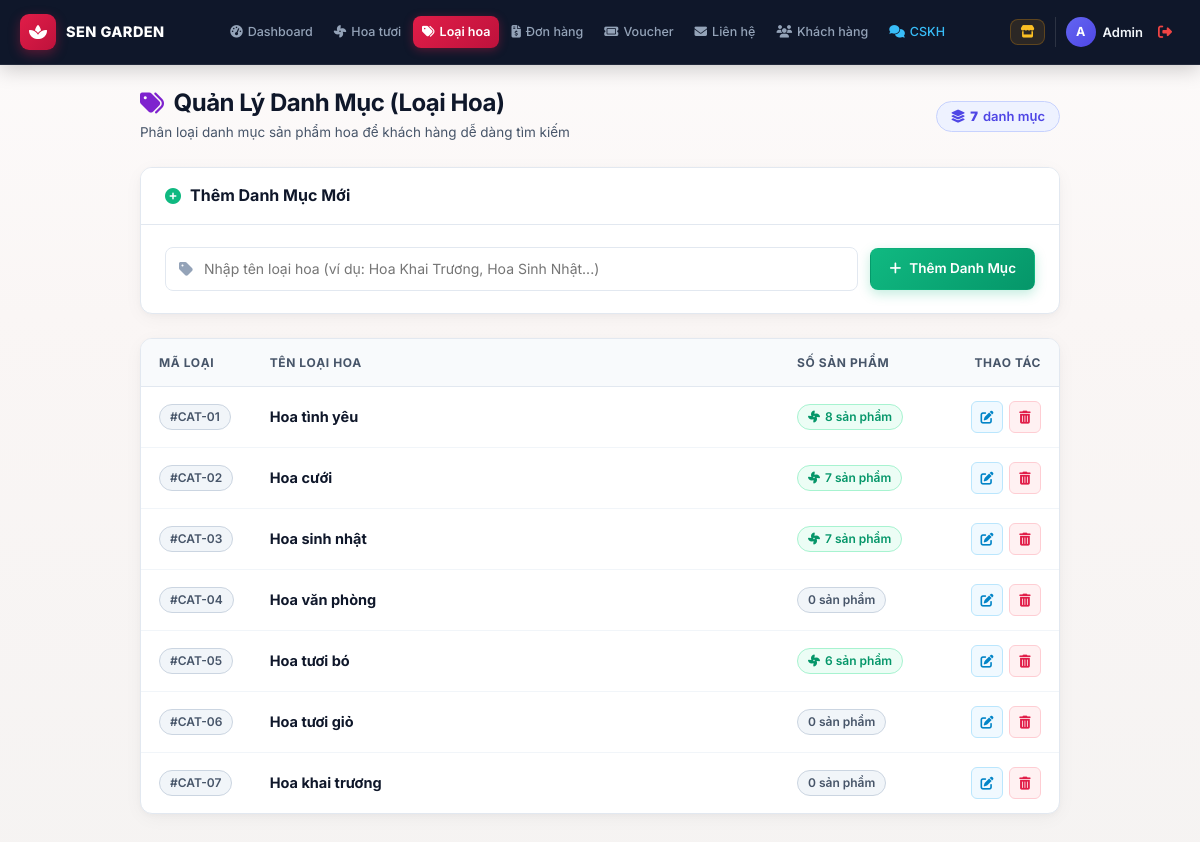
The page /admin/quanlydanhmuc.php (signed in) on the database its author committed.
### tables this page shows
CREATE TABLE `loaihoa` (
  `MaLoai` int(11) NOT NULL,
  `TenLoai` varchar(50) NOT NULL
);

### DataProvider.php (called while the page is built, shortened)
<?php
class DataProvider
{
	public static function ExecuteQuery($sql)
	{
		$mysqli = new mysqli(DB_HOST, DB_USER, DB_PASS, DB_NAME) or
			die ("couldn't connect to database");
		$mysqli->query("set names 'utf8mb4'");
		$result = $mysqli->query($sql);
		return $result;
	}
}
?>

### admin/quanlydanhmuc.php (the view, shortened to what this page needs)
<?php
include_once '../DataProvider.php';
require_once '../includes/header.php';
include_once 'nav.php';
$rsLoai = DataProvider::ExecuteQuery("SELECT l.*, COUNT(h.MaHoa) AS SoSanPham FROM loaihoa l LEFT JOIN hoa h ON l.MaLoai = h.MaLoai GROUP BY l.MaLoai ORDER BY l.MaLoai ASC");
$totalCategories = mysqli_num_rows($rsLoai);
?>
<div class="admin-container" style="max-width: 960px;">
    <div class="admin-page-header">
        <div class="header-left">
            <h2>
                <i class="fa-solid fa-tags" style="color: #7e22ce;"></i> Quản Lý Danh Mục (Loại Hoa)
            </h2>
            <p>Phân loại danh mục sản phẩm hoa để khách hàng dễ dàng tìm kiếm</p>
        </div>
        <div class="header-actions">
            <span class="badge-pill info" style="font-size: 13px; padding: 6px 14px;">
                <i class="fa-solid fa-layer-group"></i> <strong id="total-cat-count"><?php echo $totalCategories; ?></strong> danh mục
            </span>
        </div>
    </div>
    <div class="admin-card" style="margin-bottom: 24px;">
        <div class="admin-card-header">
            <h3 class="admin-card-title">
                <i class="fa-solid fa-plus-circle" style="color: #10b981;"></i> Thêm Danh Mục Mới
            </h3>
        </div>
        <div class="admin-card-body">
            <form id="form-add-loai" style="display: flex; gap: 12px; align-items: center; flex-wrap: wrap;">
                <div style="flex: 1; min-width: 260px; position: relative;">
                    <i class="fa-solid fa-tag" style="position: absolute; left: 14px; top: 50%; transform: translateY(-50%); color: #94a3b8;"></i>
                    <input type="text" name="txtTenLoai" id="input-ten-loai" placeholder="Nhập tên loại hoa (ví dụ: Hoa Khai Trương, Hoa Sinh Nhật...)" required class="admin-form-control" style="padding-left: 38px;">
                </div>
                <button type="submit" id="btn-submit-add" class="admin-btn admin-btn-success">
                    <i class="fa-solid fa-plus"></i> Thêm Danh Mục
                </button>
            </form>
        </div>
    </div>
    <div class="admin-table-card">
        <div class="admin-table-responsive">
            <table class="admin-table">
                <thead>
                    <tr>
                        <th width="90">Mã loại</th>
                        <th>Tên loại hoa</th>
                        <th width="160">Số sản phẩm</th>
                        <th width="120" style="text-align: right;">Thao tác</th>
                    </tr>
                </thead>
                <tbody id="list-loaihoa">
                    <?php while ($row = mysqli_fetch_assoc($rsLoai)): ?>
                        <tr id="row-loai-<?php echo $row['MaLoai']; ?>">
                            <td>
                                <span class="badge-pill slate">#CAT-<?php echo str_pad($row['MaLoai'], 2, '0', STR_PAD_LEFT); ?></span>
                            </td>
                            <td class="cell-name" data-name="<?php echo htmlspecialchars($row['TenLoai']); ?>">
                                <strong style="font-size: 14.5px; color: #0f172a;"><?php echo htmlspecialchars($row['TenLoai']); ?></strong>
                            </td>
                            <td>
                                <?php if ($row['SoSanPham'] > 0): ?>
                                    <span class="badge-pill success">
                                        <i class="fa-solid fa-fan"></i> <?php echo $row['SoSanPham']; ?> sản phẩm
                                    </span>
                                <?php else: ?>
                                    <span class="badge-pill slate">
                                        0 sản phẩm
                                    </span>
                                <?php endif; ?>
                            </td>
                            <td style="text-align: right;" class="cell-actions">
                                <div class="action-btn-group" style="justify-content: flex-end;">
                                    <button type="button" class="action-btn edit btn-edit-loai" data-id="<?php echo $row['MaLoai']; ?>" title="Sửa tên loại hoa">
                                        <i class="fa-solid fa-pen-to-square"></i>
                                    </button>
                                    <button type="button" class="action-btn delete btn-del-loai" data-id="<?php echo $row['MaLoai']; ?>" title="Xóa loại hoa">
                                        <i class="fa-solid fa-trash-can"></i>
                                    </button>
                                </div>
                            </td>
                        </tr>
                    <?php endwhile; ?>
                </tbody>
            </table>
        </div>
    </div>
</div>
<?php require_once '../includes/footer.php'; ?>

### css/style.css (style rules this page uses)
* { margin: 0; padding: 0; box-sizing: border-box; }
body { font-family: 'Roboto', -apple-system, BlinkMacSystemFont, 'Segoe UI', sans-serif; background: linear-gradient(180deg, #fdfbfb 0%, #faf6f5 35%, #f5f3f2 100%); color: #334155; line-height: 1.6; min-height: 100vh; }

### rows shown on the page
loaihoa: MaLoai "01", TenLoai "Hoa tình yêu", SoSanPham "8"
loaihoa: MaLoai "02", TenLoai "Hoa cưới", SoSanPham "7"
loaihoa: MaLoai "03", TenLoai "Hoa sinh nhật", SoSanPham "7"
loaihoa: MaLoai "04", TenLoai "Hoa văn phòng", shows "0 sản phẩm"
loaihoa: MaLoai "05", TenLoai "Hoa tươi bó", SoSanPham "6"
loaihoa: MaLoai "06", TenLoai "Hoa tươi giỏ", shows "0 sản phẩm"
loaihoa: MaLoai "07", TenLoai "Hoa khai trương", shows "0 sản phẩm"

### other values the page prints
mb_substr($adminDisplayName, 0, 1, 'UTF-8') "A"
$adminDisplayName "Admin"
$totalCategories "7"
